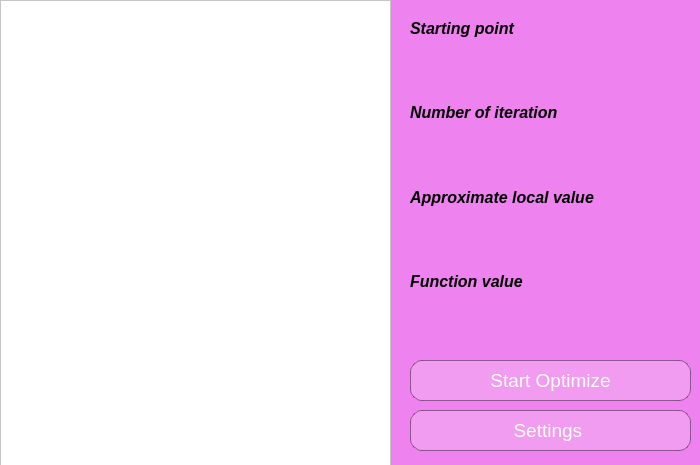
<?xml version="1.0" encoding="UTF-8"?>
<ui version="4.0">
 <class>MainWindow</class>
 <widget class="QMainWindow" name="MainWindow">
  <property name="geometry">
   <rect>
    <x>0</x>
    <y>0</y>
    <width>700</width>
    <height>465</height>
   </rect>
  </property>
  <property name="sizePolicy">
   <sizepolicy hsizetype="Fixed" vsizetype="Fixed">
    <horstretch>0</horstretch>
    <verstretch>0</verstretch>
   </sizepolicy>
  </property>
  <property name="minimumSize">
   <size>
    <width>700</width>
    <height>465</height>
   </size>
  </property>
  <property name="maximumSize">
   <size>
    <width>700</width>
    <height>465</height>
   </size>
  </property>
  <property name="windowTitle">
   <string>Optimization</string>
  </property>
  <property name="styleSheet">
   <string notr="true">background:violet;</string>
  </property>
  <widget class="QWidget" name="centralwidget">
   <widget class="QGraphicsView" name="graphicsView">
    <property name="geometry">
     <rect>
      <x>0</x>
      <y>0</y>
      <width>391</width>
      <height>471</height>
     </rect>
    </property>
    <property name="styleSheet">
     <string notr="true">background:white;</string>
    </property>
   </widget>
   <widget class="QPushButton" name="startBtn">
    <property name="geometry">
     <rect>
      <x>410</x>
      <y>360</y>
      <width>281</width>
      <height>41</height>
     </rect>
    </property>
    <property name="font">
     <font>
      <pointsize>14</pointsize>
     </font>
    </property>
    <property name="cursor">
     <cursorShape>PointingHandCursor</cursorShape>
    </property>
    <property name="styleSheet">
     <string notr="true">color:white;
border-radius:12px;
border:1px solid rgba(0,0,0,0.4);
background:rgba(255,255,255,0.2);

</string>
    </property>
    <property name="text">
     <string>Start Optimize</string>
    </property>
   </widget>
   <widget class="QPushButton" name="settingsBtn">
    <property name="geometry">
     <rect>
      <x>410</x>
      <y>410</y>
      <width>281</width>
      <height>41</height>
     </rect>
    </property>
    <property name="font">
     <font>
      <pointsize>14</pointsize>
     </font>
    </property>
    <property name="cursor">
     <cursorShape>PointingHandCursor</cursorShape>
    </property>
    <property name="styleSheet">
     <string notr="true">color:white;
border-radius:12px;
border:1px solid rgba(0,0,0,0.4);
background:rgba(255,255,255,0.2);

</string>
    </property>
    <property name="text">
     <string>Settings </string>
    </property>
   </widget>
   <widget class="QWidget" name="layoutWidget">
    <property name="geometry">
     <rect>
      <x>410</x>
      <y>10</y>
      <width>281</width>
      <height>331</height>
     </rect>
    </property>
    <layout class="QVBoxLayout" name="verticalLayout">
     <item>
      <widget class="QLabel" name="startLabel">
       <property name="font">
        <font>
         <pointsize>12</pointsize>
         <weight>75</weight>
         <italic>true</italic>
         <bold>true</bold>
        </font>
       </property>
       <property name="styleSheet">
        <string notr="true">font-style:italic;</string>
       </property>
       <property name="text">
        <string>Starting point</string>
       </property>
      </widget>
     </item>
     <item>
      <widget class="QLabel" name="startInput">
       <property name="font">
        <font>
         <pointsize>12</pointsize>
         <weight>75</weight>
         <bold>true</bold>
        </font>
       </property>
       <property name="styleSheet">
        <string notr="true"/>
       </property>
       <property name="text">
        <string/>
       </property>
      </widget>
     </item>
     <item>
      <widget class="QLabel" name="iterLabel">
       <property name="font">
        <font>
         <pointsize>12</pointsize>
         <weight>75</weight>
         <italic>true</italic>
         <bold>true</bold>
        </font>
       </property>
       <property name="styleSheet">
        <string notr="true">font-style:italic;</string>
       </property>
       <property name="text">
        <string>Number of iteration</string>
       </property>
      </widget>
     </item>
     <item>
      <widget class="QLabel" name="iterInput">
       <property name="font">
        <font>
         <pointsize>12</pointsize>
         <weight>75</weight>
         <bold>true</bold>
        </font>
       </property>
       <property name="styleSheet">
        <string notr="true"/>
       </property>
       <property name="text">
        <string/>
       </property>
      </widget>
     </item>
     <item>
      <widget class="QLabel" name="approxLabel">
       <property name="font">
        <font>
         <pointsize>12</pointsize>
         <weight>75</weight>
         <italic>true</italic>
         <bold>true</bold>
        </font>
       </property>
       <property name="styleSheet">
        <string notr="true">font-style:italic;</string>
       </property>
       <property name="text">
        <string>Approximate local value</string>
       </property>
      </widget>
     </item>
     <item>
      <widget class="QLabel" name="approxInput">
       <property name="font">
        <font>
         <pointsize>12</pointsize>
         <weight>75</weight>
         <bold>true</bold>
        </font>
       </property>
       <property name="text">
        <string/>
       </property>
      </widget>
     </item>
     <item>
      <widget class="QLabel" name="funcLabel">
       <property name="font">
        <font>
         <pointsize>12</pointsize>
         <weight>75</weight>
         <italic>true</italic>
         <bold>true</bold>
        </font>
       </property>
       <property name="styleSheet">
        <string notr="true">font-style:italic;</string>
       </property>
       <property name="text">
        <string>Function value</string>
       </property>
      </widget>
     </item>
     <item>
      <widget class="QLabel" name="funcInput">
       <property name="font">
        <font>
         <pointsize>12</pointsize>
         <weight>75</weight>
         <bold>true</bold>
        </font>
       </property>
       <property name="text">
        <string/>
       </property>
      </widget>
     </item>
    </layout>
   </widget>
  </widget>
 </widget>
 <resources/>
 <connections/>
</ui>
